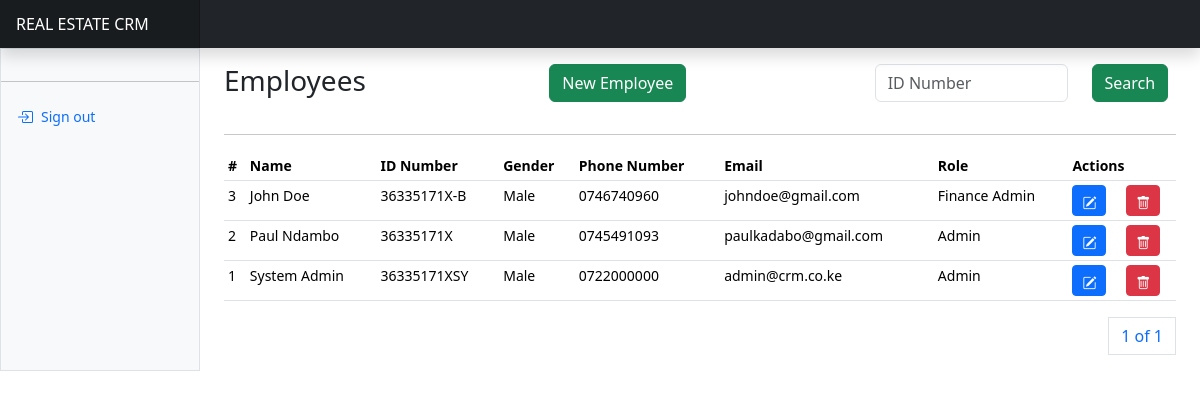
/users/employees/, run on an earlier commit of the app's database.
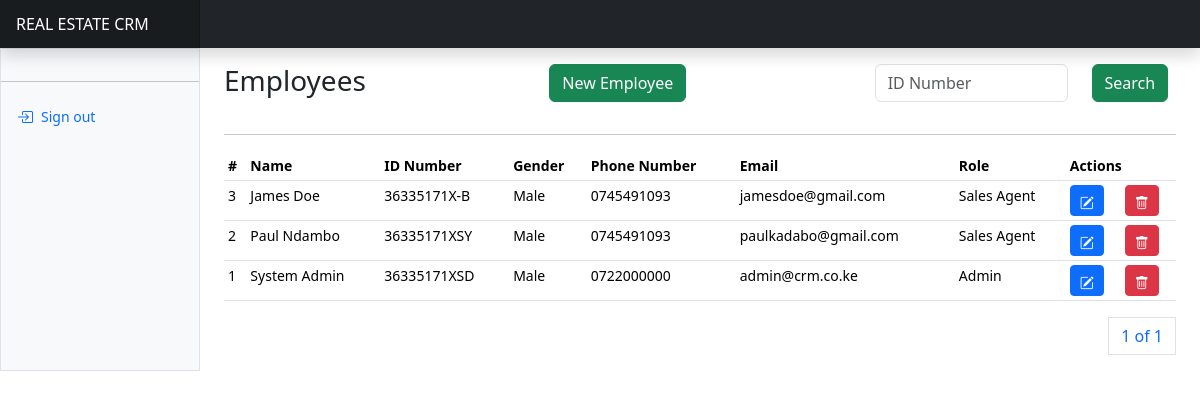
And on a later commit of the database.
### apps/users/models.py (models this page shows, shortened)
class User(AbstractUser, AbstractBaseModel):
    role = models.CharField(choices=ROLE_CHOICES, max_length=32)
    phone_number = models.CharField(max_length=255)
    id_number = models.CharField(max_length=255, null=True)
    kra_pin = models.CharField(max_length=255, null=True)
    gender = models.CharField(max_length=255)
    position = models.CharField(max_length=255, null=True)
    address = models.CharField(max_length=255, null=True)
    city = models.CharField(max_length=255, null=True)
    country = models.CharField(max_length=255, null=True)
    def name(self):
        if not self.first_name and self.last_name:
            return self.username
        else:
            return f"{self.first_name} {self.last_name}"

### apps/users/staff/views.py (the view)
# urls.py: path("employees/", staff, name="employees"),
def staff(request):
    employees = User.objects.all().order_by("-created")
    if request.method == "POST":
        id_number = request.POST.get("id_number")
        employees = User.objects.filter(id_number=id_number)
    paginator = Paginator(employees, 10)
    page_number = request.GET.get("page")
    page_obj = paginator.get_page(page_number)
    context = {"page_obj": page_obj, "user_roles": USER_ROLES}
    return render(request, "staff/staff.html", context)

### templates/staff/staff.html (shortened to what this page needs)
{% extends "base.html" %}
{% block content %}
<div class="row">
    <div class="col-4">
        <h3>Employees</h3>
    </div>
    <div class="col-4">
        <a class="btn btn-success" data-bs-toggle="modal" data-bs-target="#newStaffModal">New Employee</a>
    </div>
    <div class="col-4">
      <form method="POST">
        <div class="input-group mb-3">
          <div class="row">
            <div class="col-8">
              <input type="text" class="form-control" name="id_number" id="id_number" placeholder="ID Number" >
            </div>
            <div class="col-4">
              <button class="btn btn-success">Search</button>
            </div>
          </div>
        </div>
      </form>
    </div>
</div>
<hr/>
      <div class="table-responsive small">
        <table class="table table-sm">
          <thead>
            <tr>
              <th scope="col">#</th>
              <th scope="col">Name</th>
              <th scope="col">ID Number</th>
              <th scope="col">Gender</th>
              <th scope="col">Phone Number</th>
              <th scope="col">Email</th>
              <th scope="col">Role</th>
              <th scope="col" colspan="2">Actions</th>
            </tr>
          </thead>
          <tbody>
            {% for staff in page_obj %}
            <tr>
              <td>{{staff.id}}</td>
              <td>{{staff.name}}</td>
              <td>{{staff.id_number}}</td>
              <td>{{staff.gender}}</td>
              <td>{{staff.phone_number}}</td>
              <td>{{staff.email}}</td>
              <td>{{staff.role}}</td>
              <td><a class="btn btn-primary btn-sm" data-bs-toggle="modal" data-bs-target="#editStaffModal{{ staff.id }}">
                <i class="bi bi-pencil-square"></i>
              </a></td>
              <td><a class="btn btn-danger btn-sm" data-bs-toggle="modal" data-bs-target="#deleteStaffModal{{ staff.id }}">
                <i class="bi bi-trash"></i>
              </a></td>
            </tr>
            {% endfor %}
          </tbody>
        </table>
        <div>
          <nav aria-label="Page navigation example">
            <ul class="pagination justify-content-end">
              <a class="page-link" href="#">{{ page_obj.number }} of {{ page_obj.paginator.num_pages }}</a>
            </ul>
          </nav>
        </div>
      </div>
{% endblock content %}

What changed in the data, as far as the page shows it:
changed User id 3: name "John Doe" → "James Doe"; phone_number "0746740960" → "0745491093"; email "johndoe@gmail.com" → "jamesdoe@gmail.com"; role "Finance Admin" → "Sales Agent"
changed User "Paul Ndambo": id_number "36335171X" → "36335171XSY"; role "Admin" → "Sales Agent"
changed User "System Admin": id_number "36335171XSY" → "36335171XSD"
